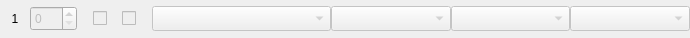
<?xml version="1.0" encoding="UTF-8"?>
<ui version="4.0">
 <class>ButtonLogical</class>
 <widget class="QWidget" name="ButtonLogical">
  <property name="geometry">
   <rect>
    <x>0</x>
    <y>0</y>
    <width>690</width>
    <height>38</height>
   </rect>
  </property>
  <property name="windowTitle">
   <string>Form</string>
  </property>
  <property name="styleSheet">
   <string notr="true"/>
  </property>
  <layout class="QHBoxLayout" name="horizontalLayout" stretch="2,3,2,1,2,12,8,8,8">
   <property name="spacing">
    <number>0</number>
   </property>
   <property name="leftMargin">
    <number>0</number>
   </property>
   <property name="topMargin">
    <number>1</number>
   </property>
   <property name="rightMargin">
    <number>0</number>
   </property>
   <property name="bottomMargin">
    <number>1</number>
   </property>
   <item>
    <widget class="QLabel" name="label_LogicalButtonNumber">
     <property name="text">
      <string notr="true">1</string>
     </property>
     <property name="alignment">
      <set>Qt::AlignCenter</set>
     </property>
    </widget>
   </item>
   <item>
    <widget class="QSpinBox" name="spinBox_PhysicalButtonNumber">
     <property name="enabled">
      <bool>false</bool>
     </property>
     <property name="minimumSize">
      <size>
       <width>0</width>
       <height>25</height>
      </size>
     </property>
     <property name="correctionMode">
      <enum>QAbstractSpinBox::CorrectToNearestValue</enum>
     </property>
     <property name="maximum">
      <number>128</number>
     </property>
    </widget>
   </item>
   <item>
    <widget class="QCheckBox" name="checkBox_IsDisable">
     <property name="enabled">
      <bool>false</bool>
     </property>
     <property name="minimumSize">
      <size>
       <width>0</width>
       <height>25</height>
      </size>
     </property>
     <property name="layoutDirection">
      <enum>Qt::RightToLeft</enum>
     </property>
     <property name="text">
      <string/>
     </property>
    </widget>
   </item>
   <item>
    <widget class="QLabel" name="label">
     <property name="text">
      <string/>
     </property>
    </widget>
   </item>
   <item>
    <widget class="QCheckBox" name="checkBox_IsInvert">
     <property name="enabled">
      <bool>false</bool>
     </property>
     <property name="minimumSize">
      <size>
       <width>0</width>
       <height>25</height>
      </size>
     </property>
     <property name="text">
      <string/>
     </property>
    </widget>
   </item>
   <item>
    <widget class="QComboBox" name="comboBox_ButtonFunction">
     <property name="enabled">
      <bool>false</bool>
     </property>
     <property name="minimumSize">
      <size>
       <width>0</width>
       <height>25</height>
      </size>
     </property>
     <property name="maxVisibleItems">
      <number>25</number>
     </property>
     <property name="frame">
      <bool>true</bool>
     </property>
    </widget>
   </item>
   <item>
    <widget class="QComboBox" name="comboBox_ShiftIndex">
     <property name="enabled">
      <bool>false</bool>
     </property>
     <property name="minimumSize">
      <size>
       <width>0</width>
       <height>25</height>
      </size>
     </property>
     <property name="maxVisibleItems">
      <number>25</number>
     </property>
     <property name="frame">
      <bool>true</bool>
     </property>
    </widget>
   </item>
   <item>
    <widget class="QComboBox" name="comboBox_DelayTimerIndex">
     <property name="enabled">
      <bool>false</bool>
     </property>
     <property name="minimumSize">
      <size>
       <width>0</width>
       <height>25</height>
      </size>
     </property>
     <property name="maxVisibleItems">
      <number>25</number>
     </property>
     <property name="frame">
      <bool>true</bool>
     </property>
    </widget>
   </item>
   <item>
    <widget class="QComboBox" name="comboBox_PressTimerIndex">
     <property name="enabled">
      <bool>false</bool>
     </property>
     <property name="minimumSize">
      <size>
       <width>0</width>
       <height>25</height>
      </size>
     </property>
     <property name="maxVisibleItems">
      <number>25</number>
     </property>
     <property name="frame">
      <bool>true</bool>
     </property>
    </widget>
   </item>
  </layout>
 </widget>
 <resources/>
 <connections/>
</ui>
